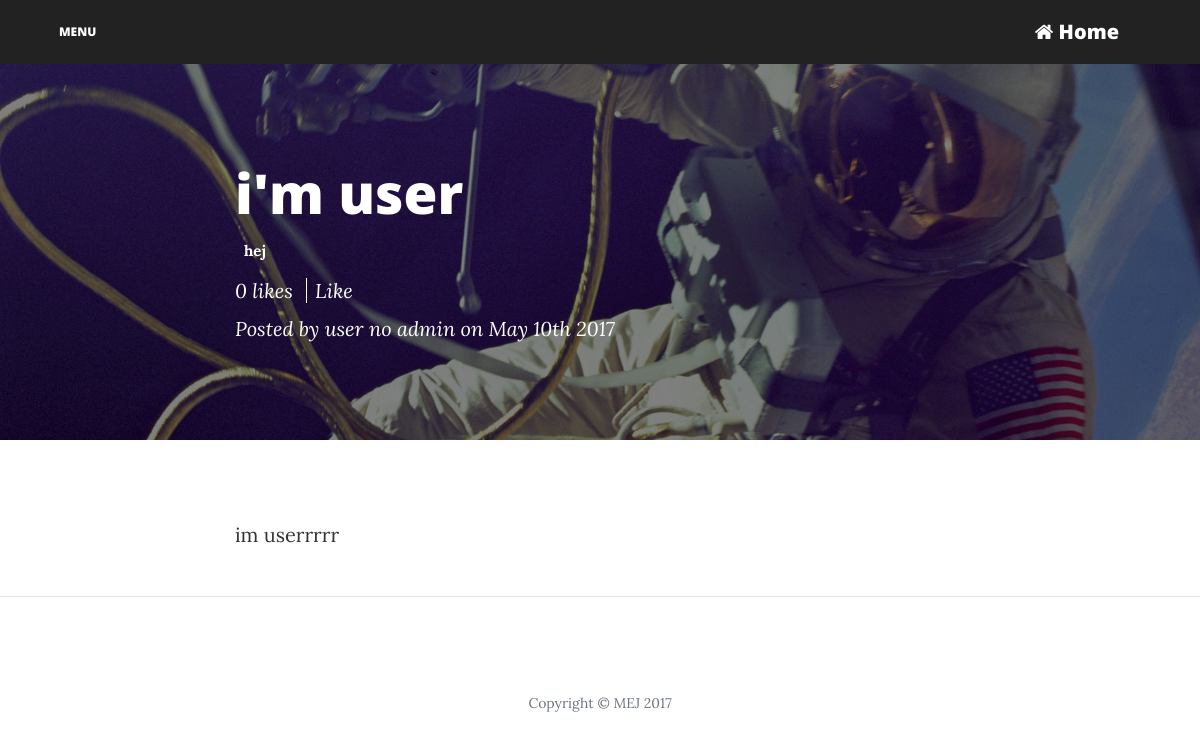
The page /page.php?post_id=34 on the database its author committed.
### tables this page shows
CREATE TABLE IF NOT EXISTS `posts` (
  `post_id` int(11) NOT NULL AUTO_INCREMENT,
  `user_id` int(11) NOT NULL,
  `title` varchar(260) NOT NULL,
  `body` text NOT NULL,
  `tags` varchar(260) NOT NULL,
  `created` timestamp NOT NULL DEFAULT CURRENT_TIMESTAMP,
  `updated` timestamp NULL DEFAULT NULL,
  PRIMARY KEY (`post_id`),
  KEY `user_id` (`user_id`)
);

CREATE TABLE IF NOT EXISTS `users` (
  `user_id` int(11) NOT NULL AUTO_INCREMENT,
  `username` varchar(30) NOT NULL,
  `password` varchar(260) NOT NULL,
  `firstname` varchar(30) NOT NULL,
  `lastname` varchar(30) NOT NULL,
  `email` varchar(50) NOT NULL,
  `description` text NOT NULL,
  `profession` varchar(50) NOT NULL,
  `picture` varchar(260) NOT NULL,
  `created` timestamp NOT NULL DEFAULT CURRENT_TIMESTAMP,
  `is_admin` tinyint(1) NOT NULL,
  PRIMARY KEY (`user_id`),
  UNIQUE KEY `username` (`username`),
  UNIQUE KEY `email` (`email`)
);

### page.php (called while the page is built, shortened)
<?php
require 'app/start.php';
require 'app/classes/posts.php';
require 'app/classes/likes.php';
if (empty($_GET['post_id'])) {
  $page = false;
} else {
  $page = $POSTS->get_full_post();
  if ($page) {
    $page['created'] = new DateTime($page['created']);
    $likeCount = $LIKES->count_likes();
    $likeCount->execute([':postId' => $_GET['post_id']]);
    $page['likes'] = $likeCount->fetch(PDO::FETCH_ASSOC)['COUNT(*)'];
    if ($_SESSION['loggedin']){
      $page['user_liked'] = $LIKES->check_like($_GET['post_id'], $_SESSION['user_id']);
    } else {
      $page ['user_liked'] = false;
    }
  }
}
require VIEW_ROOT . '/page/show.php';

### app/classes/posts.php (called while the page is built, shortened)
<?php
class Posts {
    public $pdo;
    public function __CONSTRUCT($pdo) {
        $this->pdo = $pdo;
    }
    public function get_full_post() {
        $post_id = $_GET['post_id'];
        $page = $this->pdo->prepare("SELECT
            posts.*,
            users.firstname,
            users.lastname
            FROM posts
            INNER JOIN users
            ON posts.user_id = users.user_id
            WHERE post_id = :id
            LIMIT 1
            ");
        $page->execute([':id' => $post_id]);
        $page = $page->fetch(PDO::FETCH_ASSOC);
        return $page;
    }
}
$POSTS = new Posts($pdo);

### app/classes/likes.php (called while the page is built, shortened)
<?php
class Likes {
    public $pdo;
    public function __CONSTRUCT($pdo){
        $this->pdo = $pdo;
    }
  public function count_likes() {
         return $this->pdo->prepare(
         "SELECT COUNT(*) FROM likes
         WHERE post_id = :postId;");
     }
}
$LIKES = new Likes($pdo);

### app/functions.php (called while the page is built, shortened)
<?php
function escape($text) {
  return htmlspecialchars($text, ENT_QUOTES, 'UTF-8');
}
?>

### app/views/page/show.php (the view, shortened to what this page needs)
<?php require VIEW_ROOT . '/public/templates/header.php';?>
<header class="masthead" style="background-image:url(<?php echo BASE_URL; ?>/assets/img/post-bg.jpg)">
    <div class="container">
        <div class="row">
            <div class="col-lg-8 offset-lg-2 col-md-10 offset-md-1">
                <div class="post-heading">
                  <?php if (!$page) { ?>
                    <h1>No post found, sorry.</h1>
                  <?php } else { ?>
                    <h1><?php echo escape($page['title']); ?></h1>
                  <?php foreach (explode(',',$page['tags']) as $tag): ?>
                    <span class="badge badge-pill badge-default"><?php echo $tag; ?></span>
                  <?php endforeach; ?>
                    <div class="mt-3">
                    <span class="meta"><span class="border-right border-white"><?php echo $page['likes']?> likes </span>
                    <?php if ($page['user_liked']):?>
                    <a href="<?php echo BASE_URL . '/user/like.php?post_id=' . $page['post_id'] . '&action=unlike'; ?>">Unlike</a></span>
                    <?php else: ?>
                    <a href="<?php echo BASE_URL . '/user/like.php?post_id=' . $page['post_id'] . '&action=like'; ?>">Like</a></span>
                    <?php endif; ?>
                    </div>
                    <div class="mt-3">
                    <span class="meta">Posted by <a href="<?php echo BASE_URL . '/public/user.php?user_id=' . $page['user_id'];?>">
                    <?php echo $page['firstname'] . " " . $page['lastname'] ?></a>
                    on <?php echo $page['created']->format('M jS Y'); ?></span>
                  </div>
                  <?php } ?>
                </div>
            </div>
        </div>
    </div>
</header>
<article>
      <div class="container">
          <div class="row">
              <div class="col-lg-8 offset-lg-2 col-md-10 offset-md-1">
      <?php echo $page['body']; ?></div>
          </div>
      </div>
  </article>
   <hr>
<?php require VIEW_ROOT . '/public/templates/footer.php'; ?>

### assets/css/main.css (style rules this page uses)
.border-right { padding-right: 0.5rem; border-right: 1px solid rgba(0, 0, 0, .1); margin-right: 0.5rem; }
.border-white { border-color: #FFFFFF; }
@media only screen and (min-width: 768px) { .post-heading, .page-heading, .site-heading { padding: 100px 0 !important; } }

### rows shown on the page
posts: title "i'm user", tags "hej", user.firstname "user", user.lastname "no admin", body "im userrrrr"

### other values the page prints
$page['likes'] "0"
$page['created']->format('M jS Y') "May 10th 2017"
